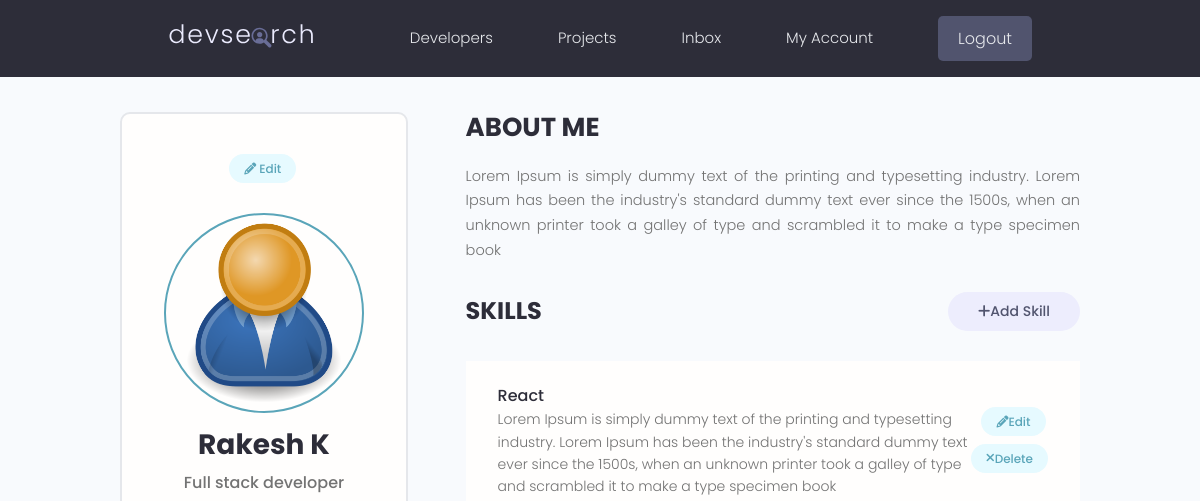
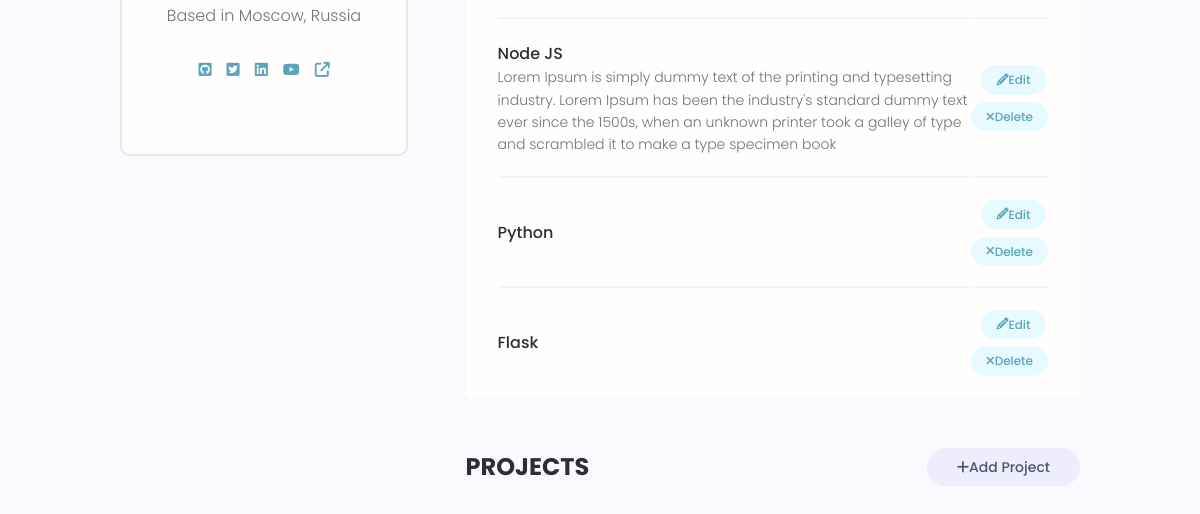
The app's page /account/ (signed in), older data (2 pictures, top to bottom).
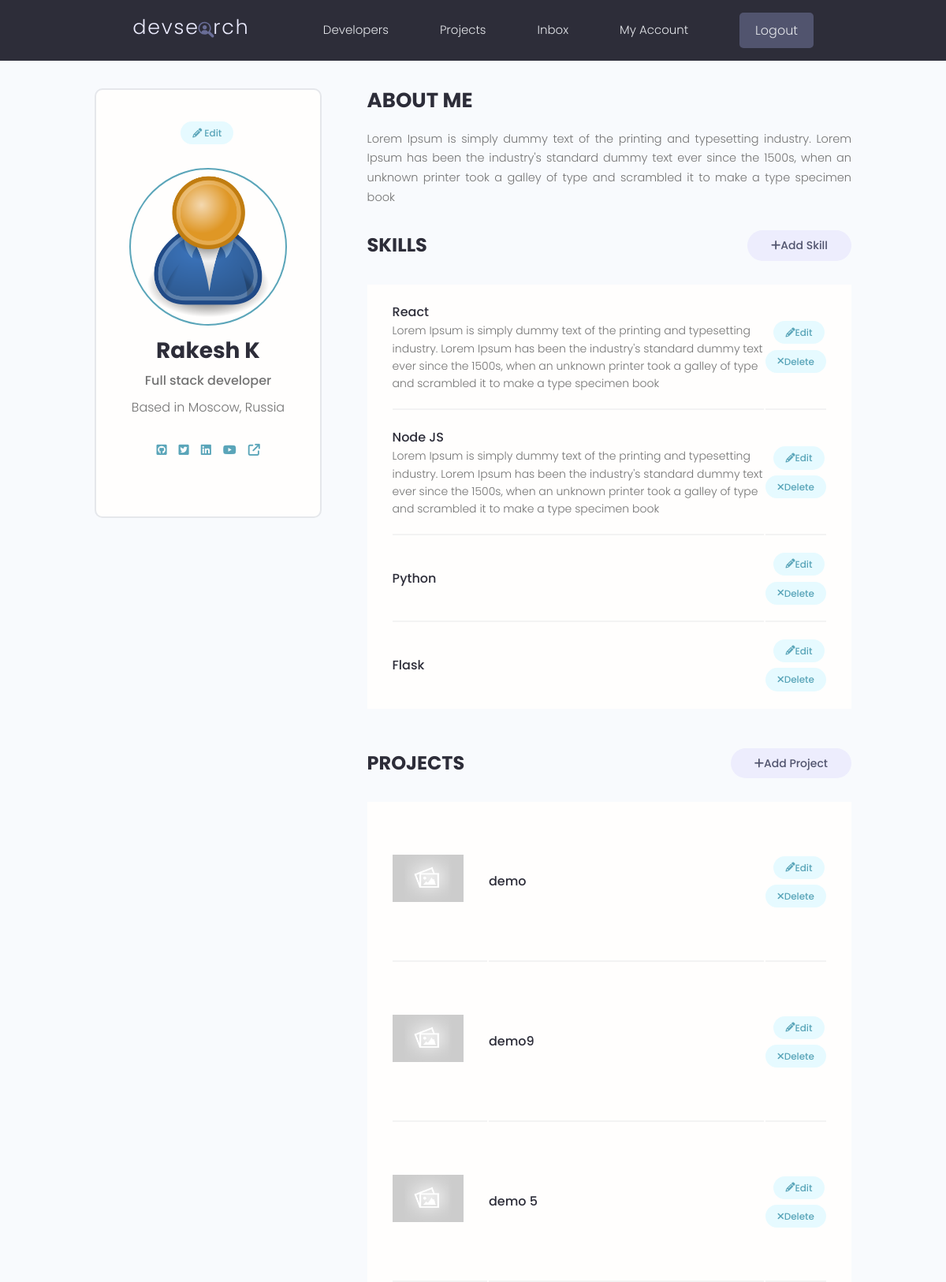
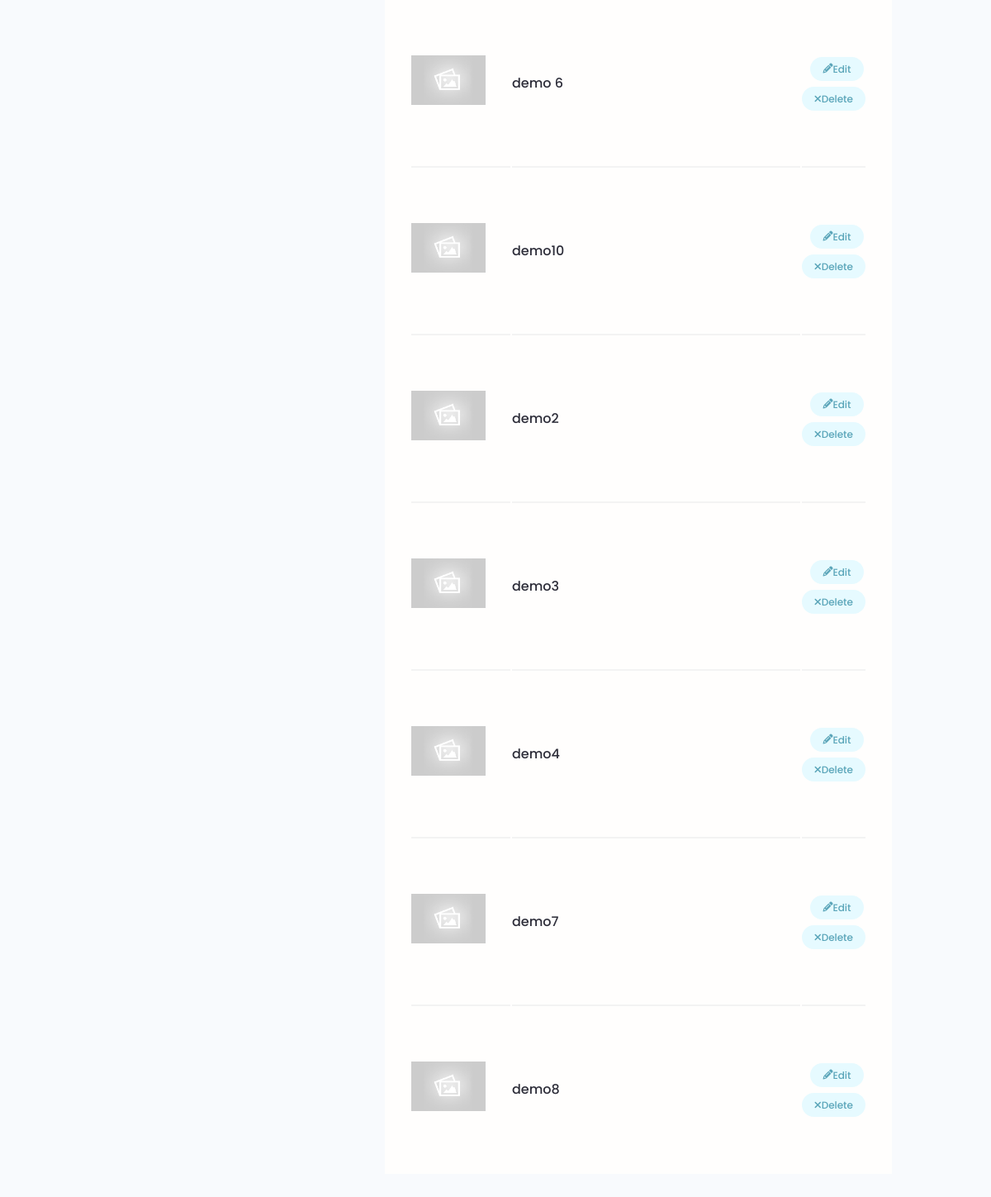
The same page, newer data (2 pictures, top to bottom).
### users/models.py (models this page shows, shortened)
class Skill(models.Model):
    owner = models.ForeignKey(
        Profile, on_delete=models.CASCADE, null=True, blank=True)
    name = models.CharField(max_length=200, blank=True, null=True)
    description = models.TextField(null=True, blank=True)
    created = models.DateTimeField(auto_now_add=True)
    id = models.UUIDField(default=uuid.uuid4, unique=True,
                          primary_key=True, editable=False)

### projects/models.py (models this page shows, shortened)
class Project(models.Model):
    owner = models.ForeignKey(
        Profile, null=True, blank=True, on_delete=models.CASCADE)
    title = models.CharField(max_length=200)
    description = models.TextField(null=True, blank=True)
    featured_image = models.ImageField(
        null=True, blank=True, default='default.jpg')
    demo_link = models.CharField(max_length=2000, null=True, blank=True)
    source_link = models.CharField(max_length=2000, null=True, blank=True)
    tags = models.ManyToManyField('Tag', blank=True)
    vote_total = models.IntegerField(default=0, null=True, blank=True)
    vote_ratio = models.IntegerField(default=0, null=True, blank=True)
    created = models.DateTimeField(auto_now_add=True)
    id = models.UUIDField(default=uuid.uuid4, unique=True,
                          primary_key=True, editable=False)
    class Meta:
        ordering = ['-vote_ratio', '-vote_total', 'title']
    @property
    def imageUrl(self):
        try:
            url = self.featured_image.url
        except:
            url = ""
        return url

### users/views.py (the view)
# urls.py: path('account/', views.userAccount, name='account'),
@login_required(login_url='login')
def userAccount(request):
    profile = request.user.profile
    skills = profile.skill_set.all()
    projects = profile.project_set.all()
    context = {'profile': profile, 'skills': skills, 'projects': projects}
    return render(request, 'users/account.html', context)

### users/models.py (called while the page is built)
    @property
    def imageUrl(self):
        try:
            url = self.profile_image.url
        except:
            url = ""
        return url

### users/templates/users/account.html (shortened to what the changed rows need)
{% extends 'main.html' %}
{% block content %}
  <main class="settingsPage profile my-md">
    <div class="container">
      <div class="layout">
        <div class="column column--1of3">
          <div class="card text-center">
            <div class="card__body dev">
              <h2 class="dev__name">{{ profile.name }}</h2>
            </div>
          </div>
        </div>
        <div class="column column--2of3">
          <table class="settings__table">
            {% for skill in skills %}
              <tr>
                <td class="settings__tableInfo">
                  <h4>{{ skill.name }}</h4>
                  <p>{{ skill.description }}</p>
                </td>
                <td class="settings__tableActions">
                  <a class="tag tag--pill tag--main settings__btn" href="{% url 'update-skill' skill.id %}"><i class="fa fa-pencil"></i> Edit</a>
                  <a class="tag tag--pill tag--main settings__btn" href="{% url 'delete-skill' skill.id %}?next=/account"><i class="fa fa-times"></i>
                    Delete</a>
                </td>
              </tr>
            {% endfor %}
          </table>
          <table class="settings__table">
            {% for project in projects %}
              <tr>
                <td class="settings__thumbnail">
                  <a href="{% url 'project' project.id %}"><img src="{{ project.imageUrl }}" alt="Project Thumbnail" /></a>
                </td>
                <td class="settings__tableInfo">
                  <a href="{% url 'project' project.id %}">{{ project.title }}</a>
                </td>
                <td class="settings__tableActions">
                  <a class="tag tag--pill tag--main settings__btn" href="{% url 'update-project' project.id %}"><i class="fa fa-pencil"></i> Edit</a>
                  <a class="tag tag--pill tag--main settings__btn" href="{% url 'delete-project' project.id %}?next=/account"><i class="fa fa-times"></i>
                    Delete</a>
                </td>
              </tr>
            {% endfor %}
          </table>
        </div>
      </div>
    </div>
  </main>
  {% endblock content %}

Row changes from the older to the newer data that the page shows:
now on this page (row edited): Project: imageUrl (placeholder picture), title "demo"
now on this page (row edited): Project: imageUrl (placeholder picture), title "demo9"
now on this page (row edited): Project: imageUrl (placeholder picture), title "demo 5"
now on this page (row edited): Project: imageUrl (placeholder picture), title "demo 6"
now on this page (row edited): Project: imageUrl (placeholder picture), title "demo10"
now on this page (row edited): Project: imageUrl (placeholder picture), title "demo2"
now on this page (row edited): Project: imageUrl (placeholder picture), title "demo3"
now on this page (row edited): Project: imageUrl (placeholder picture), title "demo4"
now on this page (row edited): Project: imageUrl (placeholder picture), title "demo7"
now on this page (row edited): Project: imageUrl (placeholder picture), title "demo8"
